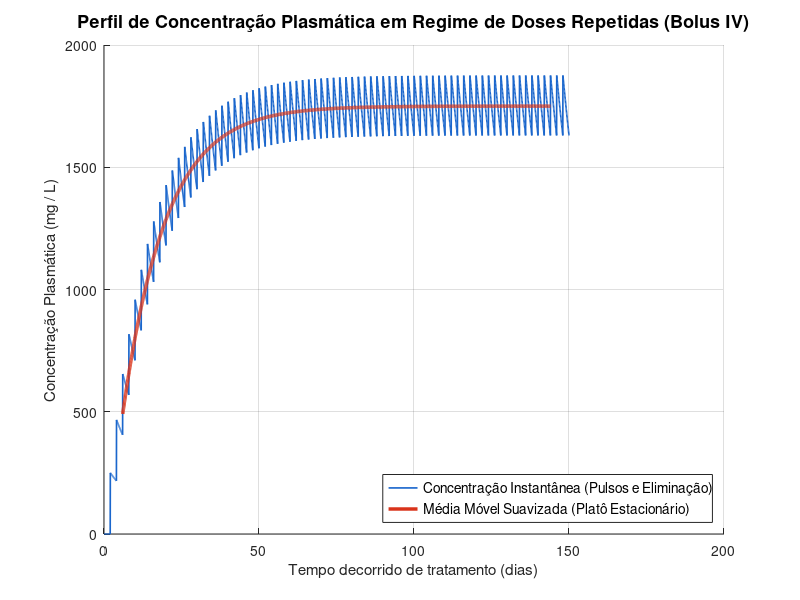

Recreate this plot in MATLAB.
% ==============================================================================
% FARMACOCINÉTICA: MODELO DE DOSES REPETIDAS EM BOLUS INSTANTÂNEO (SEM ABSORÇÃO)
% ==============================================================================
%
% 1. O QUE CALCULA:
%    Este script simula a cinética plasmática de um fármaco administrado por via
%    intravenosa rápida (bolus intravascular instantâneo) em regime posológico de
%    múltiplas doses regulares a intervalos fixos (tau), sem fase prévia de absorção.
%
%    Formulação Matemática:
%    - Decaimento e Eliminação Metabólica de Primeira Ordem:
%      dC/dt = -k_e * C,  onde k_e é a constante de eliminação relacionada à meia-vida:
%      k_e = ln(2) / t_1/2.
%      A discretização horária simplificada do modelo clássico emprega:
%      C(t + 1) = C(t) - ( C(t) / (2 * t_1/2) )
%    - Injeção Instantânea Periódica:
%      A cada instante em que o contador atinge o intervalo de administração (tau),
%      adiciona-se a dose prescrita inteira de forma impulsiva:
%      C(t + 1) = C(t + 1) + Dose
%    - Suavização por Média Móvel Centralizada:
%      Calcula o nível plasmático médio contínuo com janela deslizante de W horas:
%      C_media(t) = (1 / (W + 1)) * somatorio de (t - W/2) até (t + W/2) de C(tau_i)
%    - Fator de Acúmulo no Estado de Equilíbrio (Steady-State):
%      R = C_media_estacionaria / Dose
%
% 2. O QUE ENTREGA:
%    - Janela gráfica com o perfil temporal da concentração plasmática:
%      * Curva serrilhada de pulsos de concentração instantânea (picos e vales).
%      * Curva suave da média móvel temporal evidenciando a ascensão até o platô.
%      * Eixo temporal em dias para facilidade de interpretação médica e farmacológica.
%    - Relatório quantitativo no console com:
%      * Razão entre Intervalo Posológico e Meia-Vida (tau / t_1/2).
%      * Nível plasmático médio atingido no estado estacionário.
%      * Fator de acúmulo farmacocinético no equilíbrio.
%
% 3. O QUE PRECISA TER (PRÉ-REQUISITOS E PARÂMETROS):
%    - Dose unitária administrada (em mg ou unidades arbitrárias).
%    - Intervalo entre administrações (tau em horas ou dias).
%    - Meia-vida biológica de eliminação plasmática do fármaco (t_1/2 em horas).
%    - Duração total do tratamento monitorado.
%
% 4. EXEMPLO DE USO E RESULTADO ESPERADO:
%    - Dose = 250 mg, Intervalo tau = 48 h (2 dias), Meia-vida = 168 h (7 dias),
%      Duração = 3600 h (150 dias), Janela média móvel = 288 h (12 dias).
%    - Resultado esperado:
%      Razão tau / t_1/2 = 0.2857 (alta frequência de administração relativa).
%      Concentração plasmática média no equilíbrio ≈ 1749.5 mg/L.
%      Fator de acúmulo no equilíbrio R ≈ 7.00 vezes a dose administrada.
% ==============================================================================

% Limpeza do ambiente de execução
clc;        % Limpa a tela do console de comandos
clear all;  % Remove todas as variáveis ativas do espaço de trabalho (workspace)
close all;  % Fecha todas as janelas de figuras abertas anteriormente

% ==============================================================================
% BLOCO DE PARÂMETROS FARMACOCINÉTICOS E POSOLÓGICOS DE ENTRADA
% ==============================================================================

% Quantidade em massa do princípio ativo administrada a cada injeção
dose_medicamento_administrada_mg = 250.0; % Unidade: miligramas (mg)

% Intervalo de tempo fixo entre doses consecutivas administradas ao paciente
intervalo_administracao_horas = 2.0 * 24.0; % 48 horas (administração a cada 2 dias)

% Meia-vida biológica de eliminação do fármaco pelo organismo (depuração hepática/renal)
tempo_meia_vida_eliminacao_horas = 7.0 * 24.0; % 168 horas (meia-vida de 7 dias)

% Duração total do período de monitoramento terapêutico clínico
tempo_total_monitoramento_horas = 150.0 * 24.0; % 3600 horas (150 dias de tratamento continuado)

% Largura da janela temporal para cálculo da média móvel suavizadora
janela_media_movel_horas = 12.0 * 24.0; % 288 horas (janela centralizada de 12 dias)

% ==============================================================================
% VALIDAÇÃO DOS PARÂMETROS FARMACOCINÉTICOS DE ENTRADA
% ==============================================================================

if dose_medicamento_administrada_mg <= 0.0
    error('A dose unitária administrada deve ser estritamente positiva em mg.');
end
if intervalo_administracao_horas <= 0.0
    error('O intervalo entre administrações deve ser estritamente positivo em horas.');
end
if tempo_meia_vida_eliminacao_horas <= 0.0
    error('O tempo de meia-vida de eliminação plasmática deve ser estritamente positivo em horas.');
end
if janela_media_movel_horas <= 0.0 || janela_media_movel_horas >= tempo_total_monitoramento_horas
    error('A janela de média móvel deve ser positiva e menor que o tempo total de simulação.');
end

% ==============================================================================
% INICIALIZAÇÃO DE ESTRUTURAS DE DADOS E VETORES TEMPORAIS
% ==============================================================================

% Passo temporal discreto da simulação numérica
passo_temporal_horas = 1.0; % Integração temporal horária

% Vetor discreto contendo todos os instantes temporais em horas
vetor_tempo_horas = 1.0 : passo_temporal_horas : tempo_total_monitoramento_horas;

% Número total de instantes de amostragem discretos
numero_total_instantes_horas = length(vetor_tempo_horas);

% Conversão do eixo temporal para dias para enriquecer a apresentação visual
vetor_tempo_dias = vetor_tempo_horas / 24.0;

% Pré-alocação do vetor de concentração plasmática instantânea inicializado com zeros
vetor_concentracao_plasmatica = zeros(1, numero_total_instantes_horas);

% Contador de tempo transcorrido desde a última dose para disparar a nova administração
contador_horas_intervalo = 0;

% ==============================================================================
% PROCESSAMENTO DINÂMICO DA CONCENTRAÇÃO PLASMÁTICA HORA A HORA
% ==============================================================================

% Laço temporal discreto calculando a evolução da concentração no sangue
for indice_hora_atual = 1 : (numero_total_instantes_horas - 1)
    
    % Fração eliminada no passo temporal de 1 hora pela taxa de depuração metabólica
    decaimento_metabolico_por_hora = (vetor_concentracao_plasmatica(indice_hora_atual) / tempo_meia_vida_eliminacao_horas) / 2.0;
    
    % Atualização preliminar da concentração após a eliminação biológica horária
    vetor_concentracao_plasmatica(indice_hora_atual + 1) = vetor_concentracao_plasmatica(indice_hora_atual) - decaimento_metabolico_por_hora;
    
    % Incremento do contador de horas para sincronização com o ciclo da prescrição médica
    contador_horas_intervalo = contador_horas_intervalo + 1;
    
    % Verificação de disparo de nova dose no término do intervalo programado
    if contador_horas_intervalo == intervalo_administracao_horas
        contador_horas_intervalo = 0; % Reinicia a contagem horária até o próximo pulso
        vetor_concentracao_plasmatica(indice_hora_atual + 1) = vetor_concentracao_plasmatica(indice_hora_atual + 1) + dose_medicamento_administrada_mg;
    end
end

% ==============================================================================
% PROCESSAMENTO DA MÉDIA MÓVEL SUAVIZADA (CURVA DO PLATÔ TERAPÊUTICO)
% ==============================================================================

% Pré-alocação do vetor de média móvel suavizada com zeros
vetor_media_movel_concentracao = zeros(1, numero_total_instantes_horas);

% Raio de abrangência lateral da janela centralizada
semi_largura_janela_horas = round(janela_media_movel_horas / 2.0);

% Início e término válidos para a convolução da média móvel sem extrapolar os limites do vetor
limite_inicial_convolucao = 1 + semi_largura_janela_horas;
limite_final_convolucao   = numero_total_instantes_horas - semi_largura_janela_horas;

% Cálculo da média móvel centralizada ponto a ponto
for indice_ponto_central = limite_inicial_convolucao : limite_final_convolucao
    intervalo_janela_inicio = indice_ponto_central - semi_largura_janela_horas;
    intervalo_janela_fim    = indice_ponto_central + semi_largura_janela_horas;
    
    vetor_media_movel_concentracao(indice_ponto_central) = ...
        mean(vetor_concentracao_plasmatica(intervalo_janela_inicio : intervalo_janela_fim));
end

% ==============================================================================
% AVALIAÇÃO DE PARÂMETROS QUANTITATIVOS DE EQUILÍBRIO (STEADY-STATE)
% ==============================================================================

% Razão dimensional entre o intervalo posológico e o tempo de meia-vida biológica
taxa_intervalo_por_meia_vida = intervalo_administracao_horas / tempo_meia_vida_eliminacao_horas;

% Extração do valor da concentração média móvel representativa no platô estável
indice_referencia_equilibrio = numero_total_instantes_horas - semi_largura_janela_horas;
concentracao_media_equilibrio_mg = vetor_media_movel_concentracao(indice_referencia_equilibrio);

% Fator adimensional de acúmulo no estado estacionário normalizado pela dose
fator_acumulo_concentracao_dose = concentracao_media_equilibrio_mg / dose_medicamento_administrada_mg;

% ==============================================================================
% APRESENTAÇÃO DOS RESULTADOS NO CONSOLE
% ==============================================================================

fprintf('\n==============================================================================\n');
fprintf('     FARMACOCINÉTICA: MODELO DE DOSES REPETIDAS EM BOLUS (SEM ABSORÇÃO)      \n');
fprintf('==============================================================================\n');
fprintf('  PARÂMETROS FARMACOLÓGICOS DO TRATAMENTO:\n');
fprintf('    - Dose Administrada a cada ciclo:            %10.2f mg\n', dose_medicamento_administrada_mg);
fprintf('    - Intervalo entre Administrações (tau):      %10.2f h (%4.1f dias)\n', ...
        intervalo_administracao_horas, intervalo_administracao_horas / 24.0);
fprintf('    - Meia-Vida de Eliminação Plasmática (t_1/2): %10.2f h (%4.1f dias)\n', ...
        tempo_meia_vida_eliminacao_horas, tempo_meia_vida_eliminacao_horas / 24.0);
fprintf('    - Janela da Média Móvel Suavizadora:         %10.2f h (%4.1f dias)\n', ...
        janela_media_movel_horas, janela_media_movel_horas / 24.0);
fprintf('    - Período Total Monitorado:                  %10.2f h (%4.1f dias)\n', ...
        tempo_total_monitoramento_horas, tempo_total_monitoramento_horas / 24.0);
fprintf('------------------------------------------------------------------------------\n');
fprintf('  INDICADORES TERAPÊUTICOS DE ESTADO DE EQUILÍBRIO:\n');
fprintf('    - Taxa Intervalo Posológico / Meia-Vida:     %10.4f\n', taxa_intervalo_por_meia_vida);
fprintf('    - Concentração Plasmática Média no Platô:    %10.2f mg/L\n', concentracao_media_equilibrio_mg);
fprintf('    - Fator de Acúmulo no Estado Estacionário:   %10.4f x Dose\n', fator_acumulo_concentracao_dose);
fprintf('==============================================================================\n\n');

% ==============================================================================
% VISUALIZAÇÃO GRÁFICA DO PERFIL TEMPORAL
% ==============================================================================

figura_perfil_farmacocinetico = figure(1);
set(figura_perfil_farmacocinetico, 'Name', 'Perfil Farmacocinetico - Bolus sem Absorcao');
hold on;

% Plotagem da curva serrilhada de pulsos instantâneos
plot(vetor_tempo_dias, vetor_concentracao_plasmatica, 'Color', [0.1, 0.4, 0.8], 'LineWidth', 1.2);

% Plotagem da curva suave da média móvel
indices_validos_media = limite_inicial_convolucao : limite_final_convolucao;
plot(vetor_tempo_dias(indices_validos_media), ...
     vetor_media_movel_concentracao(indices_validos_media), ...
     'Color', [0.85, 0.2, 0.1], 'LineWidth', 2.5);

grid on;
title('Perfil de Concentração Plasmática em Regime de Doses Repetidas (Bolus IV)', ...
      'FontSize', 13, 'FontWeight', 'bold');
xlabel('Tempo decorrido de tratamento (dias)', 'FontSize', 11);
ylabel('Concentração Plasmática (mg / L)', 'FontSize', 11);

identificador_legenda_farmaco = legend('Concentração Instantânea (Pulsos e Eliminação)', ...
                                       'Média Móvel Suavizada (Platô Estacionário)', ...
                                       'Location', 'southeast');
set(identificador_legenda_farmaco, 'FontSize', 10);
hold off;
